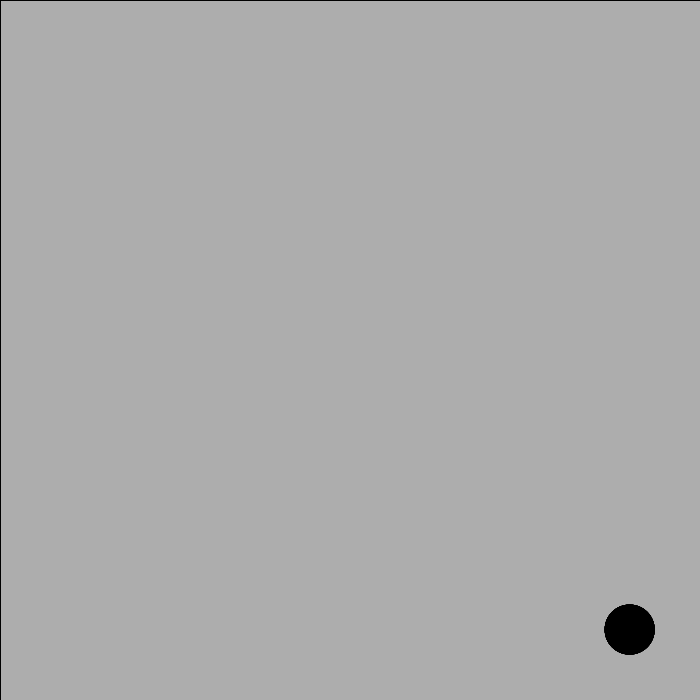
Frame 1 (no input)
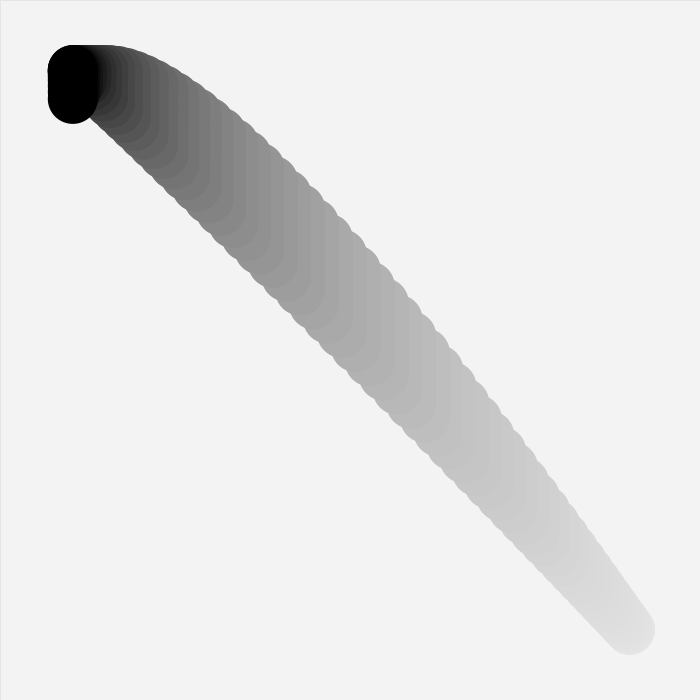
Frame 60 (the mouse pressed at the canvas centre just before this capture)
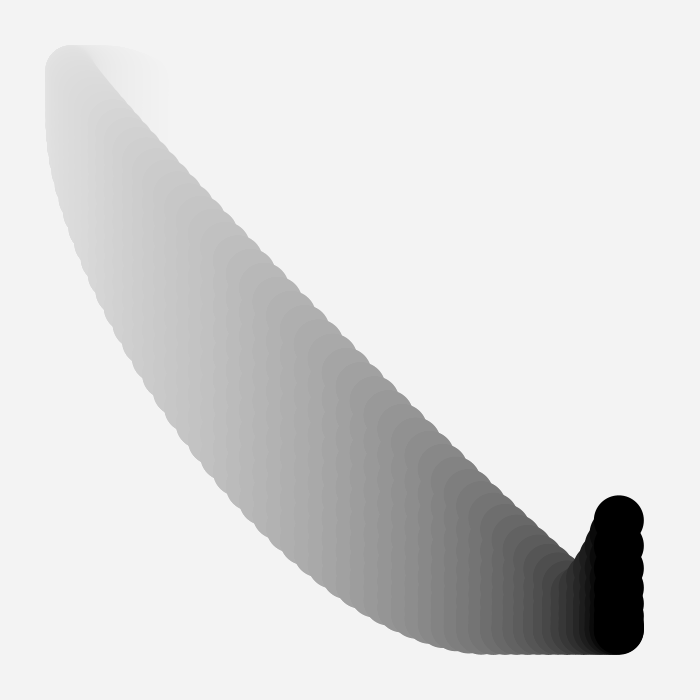
Frame 120 (the mouse held since frame 60 and released just before this capture)

The Processing sketch that drew these frames (run headless with seeded random() and noise(); from frame 60 on, the mouse is pressed at the canvas centre):

// Processing sketch: circles_3
// ── circles_3.pde
void setup() {
  background(#AAAAAA);
  size(700, 700);
}


void draw() {
  fill(255, 10);
  rect(0, 0, width, height);
  fill(0);
  noStroke();
  translate(width/2, height/2);
  ellipse(cos(frameCount*.05)*width*0.4, cos(frameCount*.051)*height*0.4, 50, 50);
  ellipse(cos(frameCount*.05)*width*0.4, cos(frameCount*.052)*height*0.4, 50, 50);  
  ellipse(cos(frameCount*.05)*width*0.4, cos(frameCount*.053)*height*0.4, 50, 50);
  ellipse(cos(frameCount*.05)*width*0.4, cos(frameCount*.054)*height*0.4, 50, 50);  
  ellipse(cos(frameCount*.05)*width*0.4, cos(frameCount*.055)*height*0.4, 50, 50);
  ellipse(cos(frameCount*.05)*width*0.4, cos(frameCount*.056)*height*0.4, 50, 50);  
  ellipse(cos(frameCount*.05)*width*0.4, cos(frameCount*.057)*height*0.4, 50, 50);
  ellipse(cos(frameCount*.05)*width*0.4, cos(frameCount*.058)*height*0.4, 50, 50);  
  ellipse(cos(frameCount*.05)*width*0.4, cos(frameCount*.059)*height*0.4, 50, 50);
  ellipse(cos(frameCount*.05)*width*0.4, cos(frameCount*.06)*height*0.4, 50, 50); 

}
